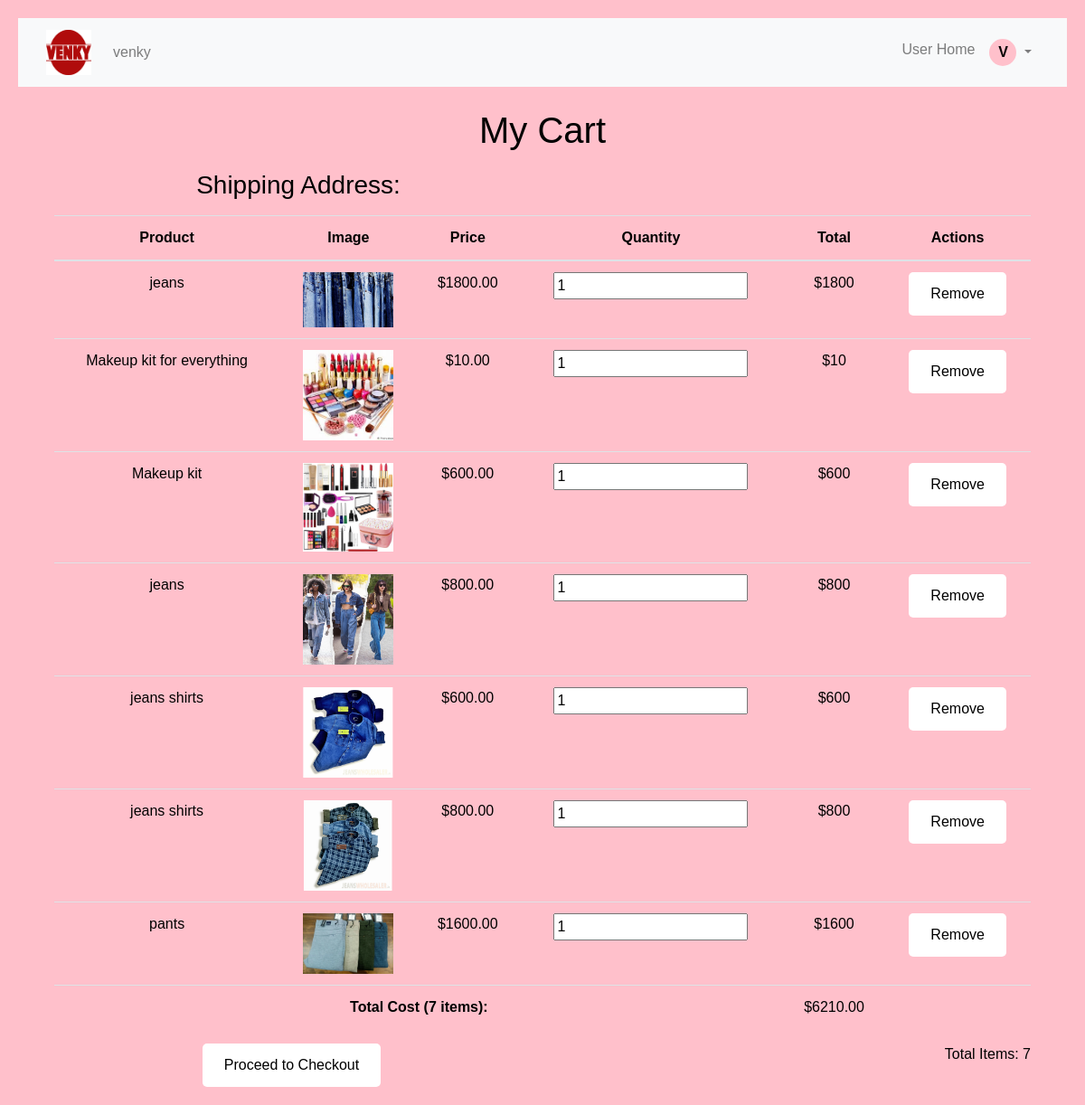
/cart/ (signed in), run on an earlier commit of the app's database.
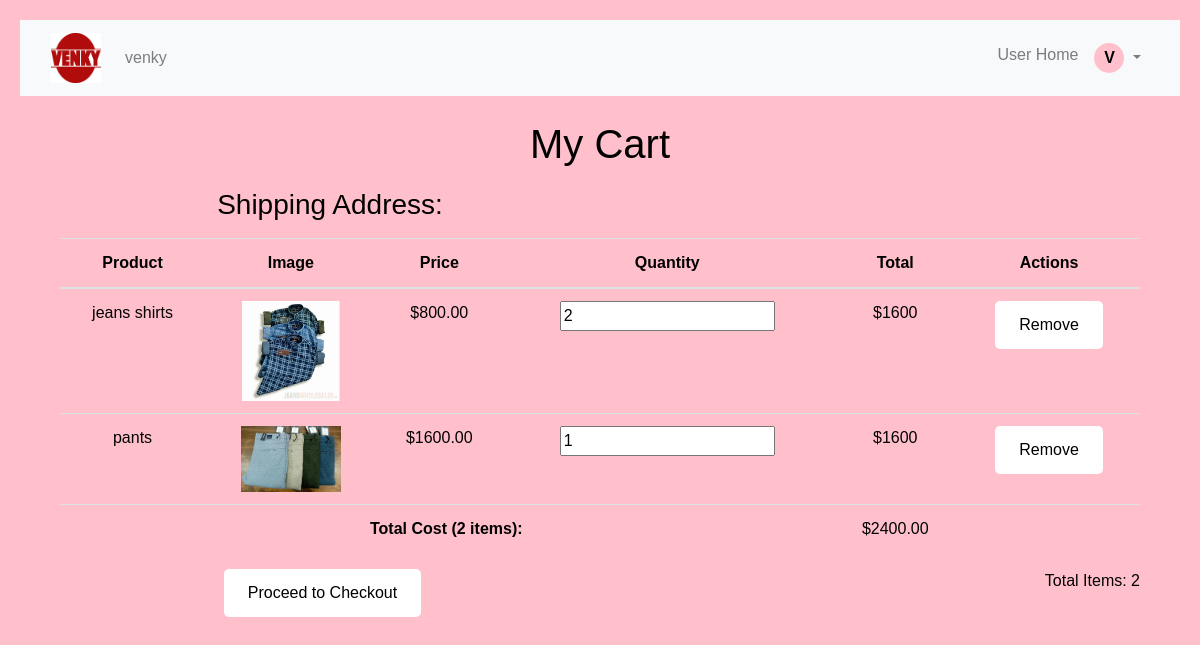
And on a later commit of the database.
### Credentialsapp/models.py (models this page shows, shortened)
class User(AbstractUser):
    dealer_details = models.CharField(max_length=100, blank=True, null=True)
    class Role(models.TextChoices):
        USERS = 'users', 'Users'
        DEALER = 'dealer', 'Dealer'
    role = models.CharField(max_length=20, choices=Role.choices, default=Role.USERS)

class CartItem(models.Model):
    cart = models.ForeignKey(Cart, on_delete=models.CASCADE, related_name='cart_items')
    product = models.ForeignKey(Product, on_delete=models.CASCADE)
    quantity = models.PositiveIntegerField(default=1)

class Product(models.Model):
    dealer = models.ForeignKey(User, on_delete=models.CASCADE, blank=True, null=True, related_name='products')
    name = models.CharField(max_length=100)
    country = models.CharField(max_length=100)
    quantity = models.PositiveIntegerField(default=0)
    price = models.DecimalField(max_digits=10, decimal_places=2)
    image = models.ImageField(upload_to='product_images/', blank=True, null=True)
    created_at = models.DateTimeField(default=timezone.now)
    category = models.ForeignKey(Category, on_delete=models.CASCADE, null=True, blank=True)

class Cart(models.Model):
    user = models.OneToOneField(User, on_delete=models.CASCADE)
    items = models.ManyToManyField(Product, through='CartItem')
    def total_cost(self):
        return sum(item.product.price for item in self.cart_items.all())

### Credentialsapp/views.py (the view)
# urls.py: path('cart/', views.view_cart, name='view_cart'),
@login_required
def view_cart(request):
    cart = request.user.cart
    cart_items = cart.cart_items.all()
    cart_items = cart_items.annotate(
        item_total_cost=Sum(F('product__price') * F('quantity'), output_field=DecimalField())
    )
    return render(request, 'view_cart.html', {'cart': cart, 'cart_items': cart_items})

### Credentialsapp/templates/view_cart.html (shortened to what this page needs)
{% extends 'base.html' %}
{% block content %}
<div class="container">
    <h1>My Cart</h1>
    <div class="col-md-6">
        <h3>Shipping Address:</h3>
    </div>
    <table class="table">
        <thead>
            <tr>
                <th>Product</th>
                <th>Image</th>
                <th>Price</th>
                <th>Quantity</th>
                <th>Total</th>
                <th>Actions</th>
            </tr>
        </thead>
        <tbody>
            {% for cart_item in cart_items %}
                <tr id="cart-item-{{ cart_item.id }}">
                    <td>{{ cart_item.product.name }}</td>
                    <td><img src="{{ cart_item.product.image.url }}" alt="{{ cart_item.product.name }}" style="max-width: 100px;"></td>
                    <td>${{ cart_item.product.price }}</td>
                    <td>
                        <input type="number" name="quantity" value="{{ cart_item.quantity }}" min="1" class="cart-item-quantity" data-cart-item-id="{{ cart_item.id }}" required>
                    </td>
                    <td id="item-total-cost-{{ cart_item.id }}">${{ cart_item.item_total_cost }}</td>
                    <td>
                        <form method="post" action="{% url 'remove_from_cart' cart_item.id %}">
                            <button type="submit" class="btn btn-danger btn-sm">Remove</button>
                        </form>
                    </td>
                </tr>
            {% empty %}
                <tr>
                    <td colspan="6">Your cart is empty.</td>
                </tr>
            {% endfor %}
        </tbody>
        <tfoot>
            <tr>
                <td colspan="4"><strong>Total Cost ({{ cart_items|length }} items):</strong></td>
                <td id="total-cost">${{ cart.total_cost|default_if_none:"0.00" }}</td>
                <td></td>
            </tr>
        </tfoot>
    </table>
    <div class="row">
        <div class="col-sm-6">
            <form method="get" action="{% url 'checkout' %}">
                <button type="submit" class="btn btn-primary">Proceed to Checkout</button>
            </form>
        </div>
        <div class="col-sm-6 text-right">
            <p>Total Items: {{ cart_items|length }}</p>
        </div>
    </div>
</div>
{% endblock %}

### Credentialsapp/templates/base.html (shortened to what this page needs)
{% load static %}
<!DOCTYPE html>
<html lang="en">
<head>
    <link rel="stylesheet" href="https://cdn.jsdelivr.net/npm/bootstrap@4.0.0/dist/css/bootstrap.min.css"
>
    <link rel="stylesheet" href="{% static 'css/styles.css' %}">
</head>
<body>
<nav class="navbar navbar-expand-lg navbar-light bg-light">
    <div class="container">
        <a class="navbar-brand" href="#">
            <img src="{% static 'images/venkyshop.png' %}" alt="Shop Logo" style="width: 50px; height: 50px;">
        </a>
        {% if user.is_authenticated %}
            <span class="navbar-text ml-2">{{ user.username }}</span>
        {% else %}
            <span class="navbar-text ml-2">venky Shop</span>
        {% endif %}
        <div class="collapse navbar-collapse" id="navbarSupportedContent">
            <ul class="navbar-nav ml-auto">
                {% if user.is_authenticated %}
                {% if user.role == 'dealer' %}
                    <li class="nav-item">
                        <a class="nav-link" href="{% url 'product_list' %}">Dealer Home</a>
                    </li>
                {% else %}
                    <li class="nav-item">
                        <a class="nav-link" href="{% url 'user_home' %}">User Home</a>
                    </li>
                {% endif %}
                    <li class="nav-item dropdown">
                        <a class="nav-link dropdown-toggle" href="#" id="navbarDropdown" role="button"
                           data-toggle="dropdown" aria-haspopup="true" aria-expanded="false">
                            <div class="user-profile-icon">
                                {{ user.username|first|upper }}
                            </div>
                        </a>
                    </li>
                {% endif %}
            </ul>
        </div>
    </div>
</nav>
<div class="container mt-4">
    {% block content %}{% endblock %}
</div>
</body>
</html>

### Credentialsapp/static/css/styles.css (style rules this page uses)
body { font-family: Arial, sans-serif; padding: 20px; color: black; background-color: pink; text-align: center; margin: 0; min-height: 100vh; }
h1, h2 { margin-bottom: 20px; }
button, input[type="submit"], input[type="button"], .btn { padding: 12px 24px; font-size: 16px; border-radius: 5px; cursor: pointer; transition: background-color 0.3s ease; box-sizing: border-box; background-color: white; color: black; border: none; }
.user-profile-icon { display: inline-block; width: 30px; height: 30px; line-height: 30px; text-align: center; border-radius: 50%; background-color: pink; color: black; font-weight: bold; text-transform: uppercase; }

What changed in the data, as far as the page shows it:
removed CartItem: product.name "jeans", product.image (picture), product.price "1800.00", quantity "1", item_total_cost "1800"
removed CartItem: product.name "Makeup kit for everything", product.image (picture), product.price "10.00", quantity "1", item_total_cost "10"
removed CartItem: product.name "Makeup kit", product.image (picture), product.price "600.00", quantity "1", item_total_cost "600"
removed CartItem: product.name "jeans", product.image (picture), product.price "800.00", quantity "1", item_total_cost "800"
removed CartItem: product.name "jeans shirts", product.image (picture), product.price "600.00", quantity "1", item_total_cost "600"
changed CartItem "jeans shirts": quantity "1" → "2"; item_total_cost "800" → "1600"
computed for Cart: total_cost "6210.00" → "2400.00"
Also different on the page:
{{ cart_items|length }}: "7" → "2"
